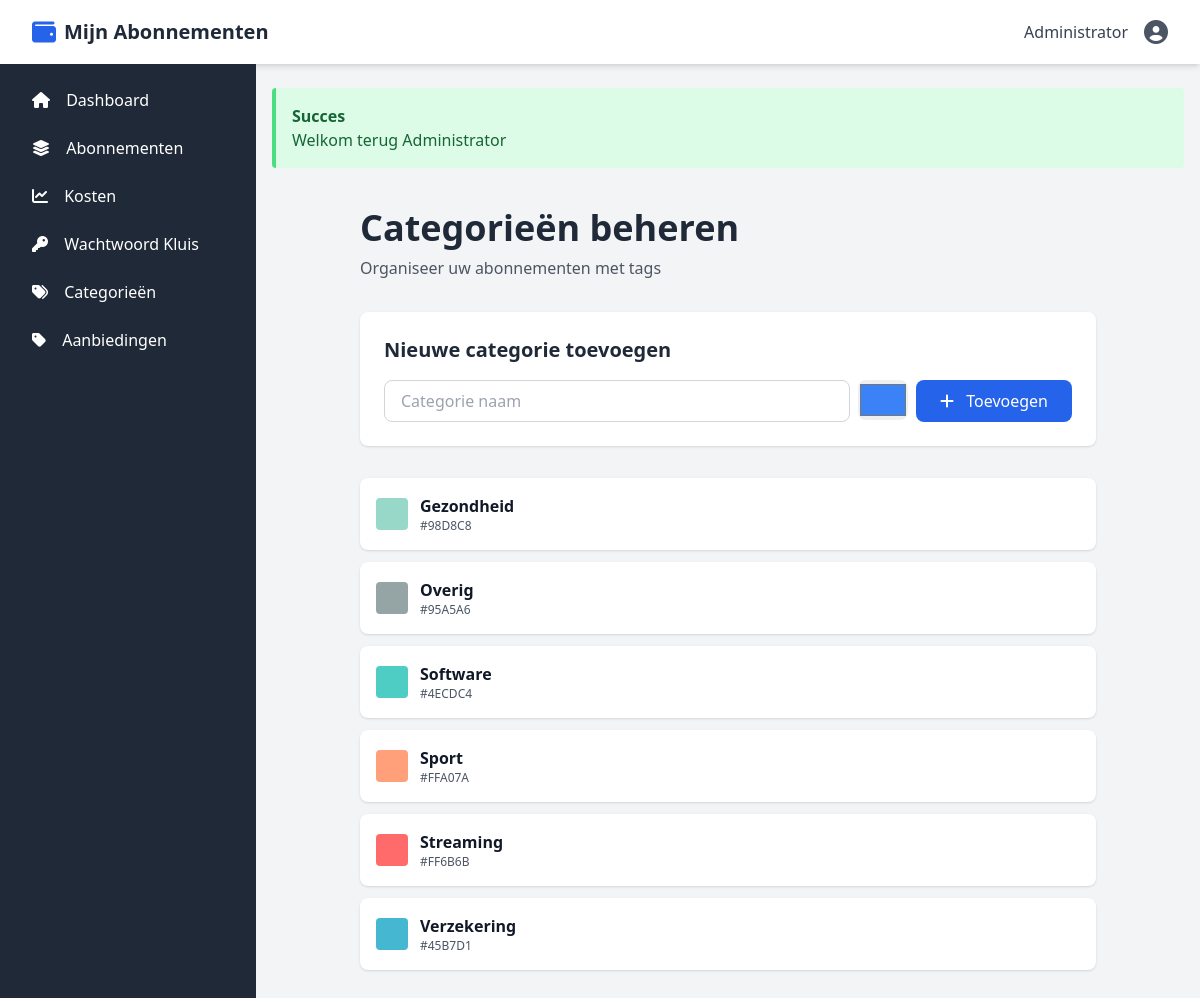
Page /categories (signed in) on the committed database.
### tables this page shows
CREATE TABLE IF NOT EXISTS categories (
    id INT PRIMARY KEY AUTO_INCREMENT,
    user_id INT NOT NULL DEFAULT 6,
    name VARCHAR(100) NOT NULL,
    color VARCHAR(7),
    created_at TIMESTAMP DEFAULT CURRENT_TIMESTAMP,
    FOREIGN KEY (user_id) REFERENCES users(id) ON DELETE CASCADE,
    UNIQUE KEY unique_category_name (name),
    INDEX idx_user_id (user_id)
);

### app/Controller.php (called while the page is built, shortened)
<?php
class Controller
{
    protected $view_path = __DIR__ . '/Views/';
    public function view($view, $data = [])
    {
        extract($data);
        $file = $this->view_path . $view . '.php';
        include $file;
        $content = ob_get_clean();
        return $content;
    }
    public function render($view, $data = [], $layout = 'layout')
    {
        $data['content'] = $this->view($view, $data);
    }
}

### app/Controllers/CategoryController.php (called while the page is built, shortened)
<?php
class CategoryController extends Controller
{
    private $category_model;
    public function __construct()
    {
        $this->category_model = new Category();
    }
    public function index()
    {
        $categories = $this->category_model->user_categories(null);
        $flash = get_flash();
        $this->render('categories/index', [
            'categories' => $categories,
            'flash' => $flash
        ]);
    }
}

### public/index.php (called while the page is built, shortened)
<?php
require_once __DIR__ . '/../config/helpers.php';
$router = new Router();
$router->get('/login', 'AuthController@login');
$router->post('/login', 'AuthController@handle_login');
$router->get('/register', 'AuthController@register');
$router->post('/register', 'AuthController@handle_register');
$router->get('/logout', 'AuthController@logout');
$router->get('/dashboard', 'DashboardController@index');
$router->get('/', 'DashboardController@index');
$router->get('/subscriptions', 'SubscriptionController@index');
$router->get('/subscriptions/create', 'SubscriptionController@create');
$router->post('/subscriptions', 'SubscriptionController@store');
$router->get('/subscriptions/{id}', 'SubscriptionController@show');
$router->get('/subscriptions/{id}/edit', 'SubscriptionController@edit');
$router->post('/subscriptions/{id}', 'SubscriptionController@update');
$router->post('/subscriptions/{id}/delete', 'SubscriptionController@delete');
$router->get('/costs', 'CostsController@overview');
$router->get('/costs/api/trend', 'CostsController@monthly_trend_api');
$router->get('/costs/export/csv', 'CostsController@export_csv');
$router->get('/password-vault', 'PasswordVaultController@index');
$router->get('/password-vault/create', 'PasswordVaultController@create');
$router->post('/password-vault', 'PasswordVaultController@store');
$router->get('/password-vault/{id}', 'PasswordVaultController@show');
$router->get('/password-vault/{id}/edit', 'PasswordVaultController@edit');
$router->post('/password-vault/{id}', 'PasswordVaultController@update');
$router->post('/password-vault/{id}/delete', 'PasswordVaultController@delete');
$router->get('/api/password/generate', 'PasswordVaultController@generate_password_api');
$router->post('/api/documents/upload', 'DocumentController@upload');
$router->get('/documents/{id}/download', 'DocumentController@download');
$router->post('/api/documents/{id}/delete', 'DocumentController@delete');
$router->get('/documents/{id}/preview', 'DocumentController@preview');
$router->get('/categories', 'CategoryController@index');
$router->post('/api/categories', 'CategoryController@store');
$router->post('/api/categories/{id}', 'CategoryController@update');
$router->post('/api/categories/{id}/delete', 'CategoryController@delete');
$router->get('/api/stats', 'ApiController@stats');
$router->get('/api/notifications', 'ApiController@notifications');
$router->post('/api/notifications/{id}/read', 'ApiController@read_notification');
$router->get('/api/check-expiring', 'ApiController@check_expiring');
$router->get('/api/search', 'ApiController@search');
$router->get('/api/cost-trend', 'ApiController@cost_trend');
$router->get('/api/health', 'ApiController@health');
$router->get('/users', 'UserManagementController@index');
$router->get('/users/create', 'UserManagementController@create');
$router->post('/users', 'UserManagementController@store');
$router->get('/users/{id}/edit', 'UserManagementController@edit');
$router->post('/users/{id}', 'UserManagementController@update');
$router->post('/users/{id}/delete', 'UserManagementController@delete');
$router->get('/change-password', 'UserManagementController@change_password');
$router->post('/change-password', 'UserManagementController@update_password');
$router->get('/subscriptions/{id}/compare', 'ComparisonController@compare');
$router->get('/compare/all', 'ComparisonController@compareAll');
$router->get('/savings', 'ComparisonController@savingsOverview');
$router->post('/recommendations/{id}/accept', 'ComparisonController@accept');
$router->post('/recommendations/{id}/reject', 'ComparisonController@reject');
$router->get('/offers', 'OfferController@index');
$router->get('/offers/create', 'OfferController@create');
$router->post('/offers', 'OfferController@store');
$router->get('/offers/{id}', 'OfferController@show');
$router->get('/offers/{id}/edit', 'OfferController@edit');
$router->post('/offers/{id}', 'OfferController@update');
$router->post('/offers/{id}/delete', 'OfferController@delete');
$router->dispatch();

### config/helpers.php (called while the page is built, shortened)
<?php
spl_autoload_register(function ($class) {
    $prefix = 'App\\';
    if (strpos($class, $prefix) === 0) {
        $relative_class = substr($class, strlen($prefix));
        $file = __DIR__ . '/../app/' . str_replace('\\', '/', $relative_class) . '.php';
    }
});
if (!function_exists('esc_html')) {
    function esc_html($string)
    {
        return htmlspecialchars($string, ENT_QUOTES, 'UTF-8');
    }
}
if (!function_exists('esc_attr')) {
    function esc_attr($string)
    {
        return htmlspecialchars($string, ENT_QUOTES, 'UTF-8');
    }
}
if (!function_exists('config')) {
    function config($key, $default = null)
    {
        static $config = null;
        if ($config === null) {
            $config = [
                'db' => [
                    'host' => $_ENV['DB_HOST'] ?? 'localhost',
                    'port' => $_ENV['DB_PORT'] ?? 3306,
                    'database' => $_ENV['DB_NAME'] ?? 'abonnementen',
                    'username' => $_ENV['DB_USER'] ?? 'root',
                    'password' => $_ENV['DB_PASSWORD'] ?? '',
                    'charset' => 'utf8mb4'
                ],
                'app' => [
                    'name' => $_ENV['APP_NAME'] ?? 'Abonnementen Manager',
                    'debug' => $_ENV['APP_DEBUG'] ?? false,
                    'url' => $_ENV['APP_URL'] ?? 'http://localhost'
                ],
                'session' => [
                    'name' => $_ENV['SESSION_NAME'] ?? 'subscription_app'
                ],
                'upload' => [
                    'dir' => $_ENV['UPLOAD_DIR'] ?? 'uploads',
                    'max_size' => $_ENV['MAX_UPLOAD_SIZE'] ?? 5242880,
                    'allowed_types' => ['pdf', 'jpg', 'jpeg', 'png', 'doc', 'docx', 'xls', 'xlsx', 'txt']
                ],
                'encryption' => [
                    'key' => $_ENV['ENCRYPTION_KEY'] ?? 'default-key-change-this-32-chars!'
                ]
            ];
        }
        $keys = explode('.', $key);
        $value = $config;
        foreach ($keys as $k) {
            $value = $value[$k];
        }
        return $value;
    }
}

### app/Database.php (called while the page is built, shortened)
<?php
class Database
{
    private $connection;
    public function __construct()
    {
        $config = config('db');
        try {
            $this->connection = new PDO(
                'mysql:host=' . (!empty($config['host']) ? $config['host'] : 'localhost') .
                ';port=' . (!empty($config['port']) ? $config['port'] : 3306) .
                ';dbname=' . (!empty($config['database']) ? $config['database'] : 'abonnementen') .
                ';charset=utf8mb4',
                !empty($config['username']) ? $config['username'] : 'root',
                $config['password'] ?? '',
                [
                    PDO::ATTR_ERRMODE => PDO::ERRMODE_EXCEPTION,
                    PDO::ATTR_DEFAULT_FETCH_MODE => PDO::FETCH_ASSOC
                ]
            );
        } catch (PDOException $e) {
            die('Database connectie mislukt: ' . $e->getMessage());
        }
    }
    public function query($sql, $params = [])
    {
        $stmt = $this->connection->prepare($sql);
        if (!$stmt->execute()) {
            throw new PDOException('Query error: ' . implode(' ', $stmt->errorInfo()));
        }
        return $stmt;
    }
    public function select($sql, $params = [])
    {
        return $this->query($sql, $params)->fetchAll();
    }
}

### app/Model.php (called while the page is built, shortened)
<?php
class Model
{
    public function __construct()
    {
        $this->db = new Database();
    }
}

### app/Models/Category.php (called while the page is built, shortened)
<?php
class Category extends Model
{
    protected $table = 'categories';
    public function all()
    {
        $sql = 'SELECT * FROM ' . $this->table . ' ORDER BY name ASC';
        return $this->db->select($sql, []);
    }
    public function user_categories($user_id = null)
    {
        return $this->all();
    }
}

### app/Views/categories/index.php (the view, shortened to what this page needs)
<div class="container mx-auto px-4 py-8 max-w-3xl">
    <div class="mb-8">
        <h1 class="text-4xl font-bold text-gray-800 mb-2">Categorieën beheren</h1>
        <p class="text-gray-600">Organiseer uw abonnementen met tags</p>
    </div>
    <div class="bg-white rounded-lg shadow p-6 mb-8">
        <h2 class="text-xl font-bold text-gray-800 mb-4">Nieuwe categorie toevoegen</h2>
        <form id="add-category-form" class="flex gap-2">
            <input type="text" name="name" placeholder="Categorie naam" required class="flex-1 px-4 py-2 border border-gray-300 rounded-lg focus:ring-2 focus:ring-blue-500">
            <input type="color" name="color" value="#3B82F6" class="h-10 rounded-lg cursor-pointer">
            <button type="submit" class="px-6 py-2 bg-blue-600 text-white rounded-lg hover:bg-blue-700">
                <i class="fas fa-plus mr-2"></i> Toevoegen
            </button>
        </form>
    </div>
    <div class="space-y-3">
        <?php if (!empty($categories)): ?>
            <?php foreach ($categories as $cat): ?>
            <div class="bg-white rounded-lg shadow p-4 flex items-center justify-between group">
                <div class="flex items-center gap-3 flex-1">
                    <div class="w-8 h-8 rounded" style="background-color: <?php echo esc_attr($cat['color']); ?>;"></div>
                    <div>
                        <p class="font-semibold text-gray-900"><?php echo esc_html($cat['name']); ?></p>
                        <p class="text-xs text-gray-600"><?php echo esc_attr($cat['color']); ?></p>
                    </div>
                </div>
            </div>
            <?php endforeach; ?>
        <?php endif; ?>
    </div>
</div>

### rows in the picture
categories: name "Gezondheid", color "#98D8C8"
categories: name "Overig", color "#95A5A6"
categories: name "Software", color "#4ECDC4"
categories: name "Sport", color "#FFA07A"
categories: name "Streaming", color "#FF6B6B"
categories: name "Verzekering", color "#45B7D1"

### other values in the picture
auth_user()['name'] "Administrator"
$flash['message'] "Welkom terug Administrator"
